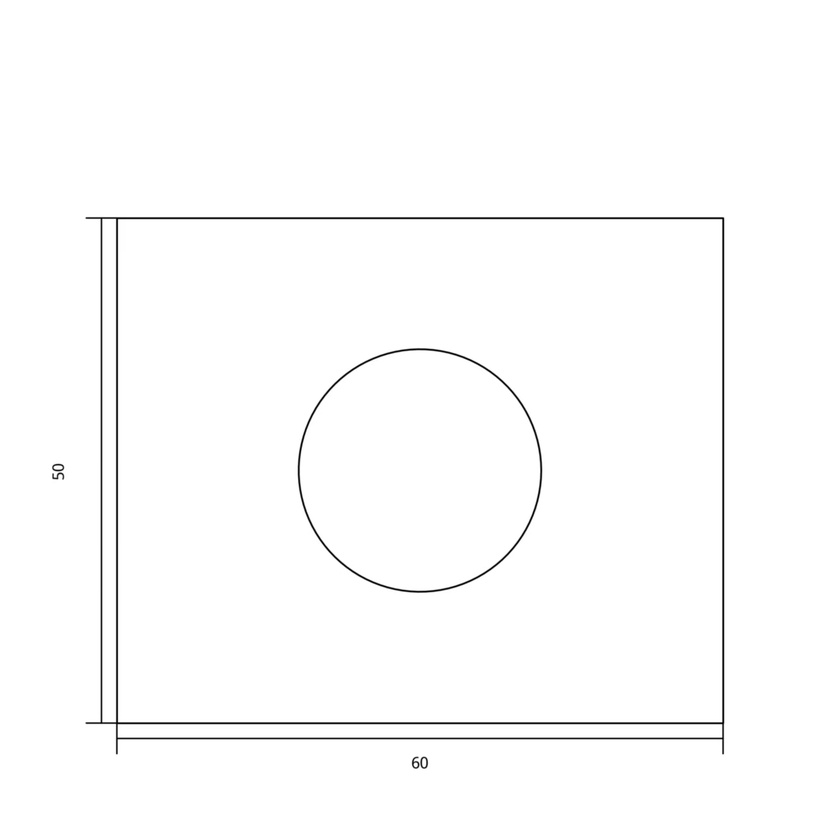
#> input picture data/real/real01.jpg, 840 x 840 px, shrunk from 1280 x 1280 before the run
$ python -i trace.py   (imports and definitions only)
#> lines starting #> are read from the running program, lines starting #| are printed output that depends on the picture; after the words box and inside, x2 and y2 are one past the last pixel; in counts of white or black regions, pixels touching at a corner belong together
#> further down, picture is the input picture: shape (840, 840, 3); min 0, max 255, mean 252.3
"""Topology-preserving engineering tracing and local geometric fitting."""
from __future__ import annotations

import math
import cv2
import numpy as np
from skimage.morphology import skeletonize

from emit.ir import Entity
from vectorize.arcs import kasa_fit


def ink_mask(image):
    gray = image if image.ndim == 2 else cv2.cvtColor(image, cv2.COLOR_BGR2GRAY)
    if gray.mean() < 127:
        gray = 255-gray
    # No region erasure: hatch, annotation, thin walls and frame stay available.
    _, ink = cv2.threshold(gray, 0, 255, cv2.THRESH_BINARY_INV+cv2.THRESH_OTSU)
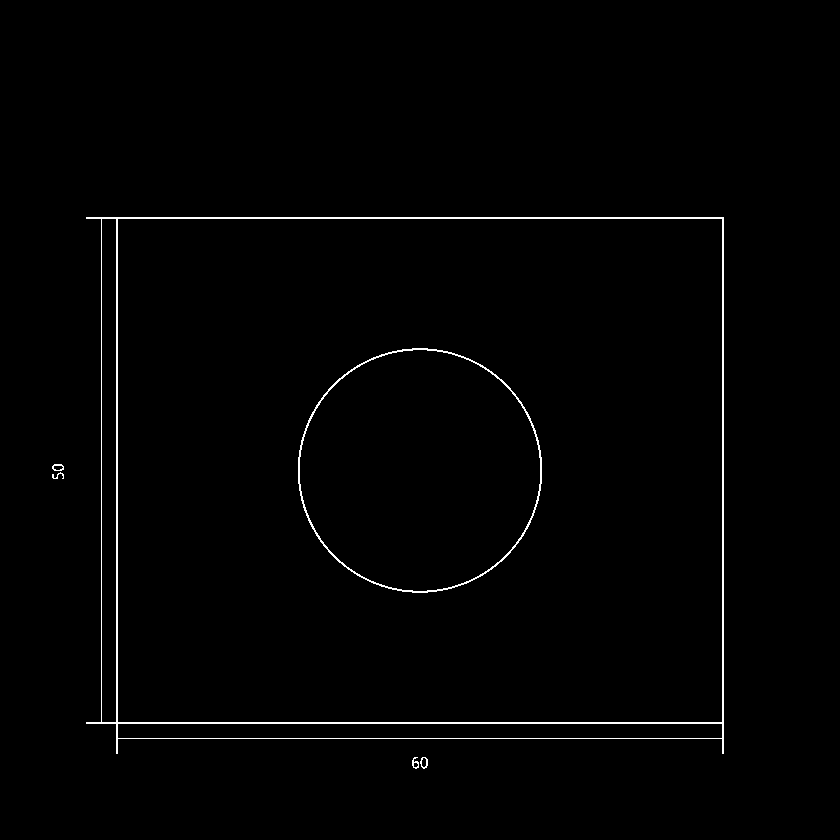
#> ink: shape (840, 840); 1.1% white in thin lines or dots, all inside (x1, y1, x2, y2) = (52, 217, 724, 769)
    n, labels, stats, _ = cv2.connectedComponentsWithStats(ink, connectivity=8)
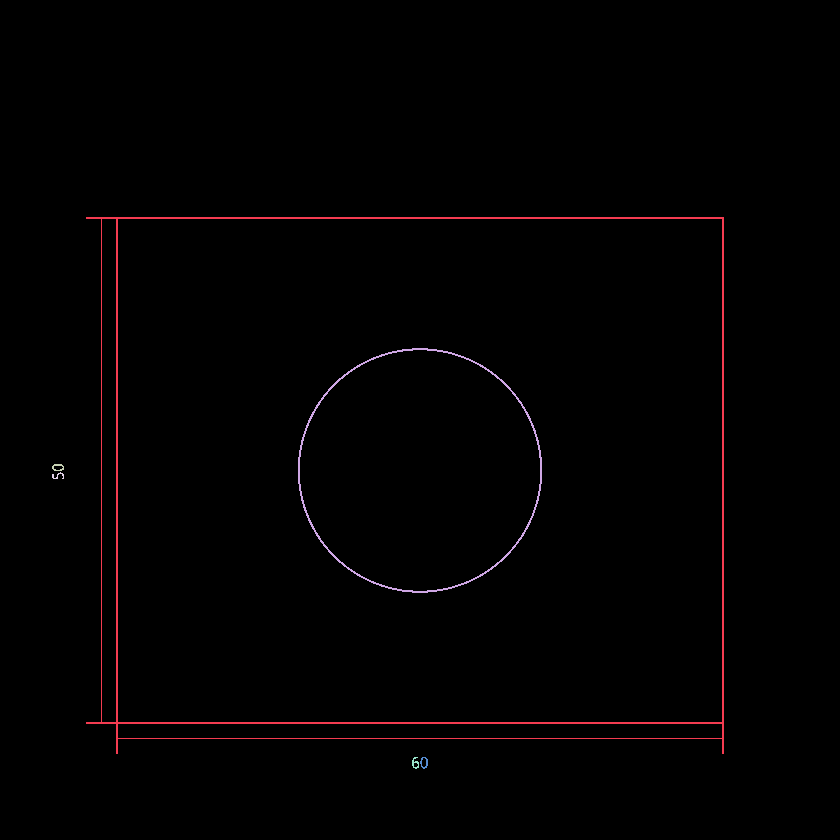
#> labels: shape (840, 840) int32; 7 distinct labels, from 0 to 6; one colour per label, 0 black
#> n = 7; stats = [[0, 0, 840, 840, 698129], [86, 217, 638, 537, 5791], [298, 348, 244, 245, 1516], [52, 464, 12, 7, 44], [52, 472, 12, 7, 33], [412, 757, 7, 12, 43], [420, 757, 8, 12, 44]]
    keep = np.zeros(n, np.uint8)
#> keep = [0, 0, 0, 0, 0, 0, 0]
    keep[1:] = (stats[1:, cv2.CC_STAT_AREA] >= 2)*255
    return keep[labels]


# [106 lines left out: functions trace_paths, prune_spurs, fit_path, trace_entities, not called in this run]


def skeleton(ink):
    return skeletonize(ink > 0)

>>> import cv2
>>> picture = cv2.imread('../data/real/real01.jpg')
>>> result = ink_mask(picture)

$ run again, on data/real/real02.jpg
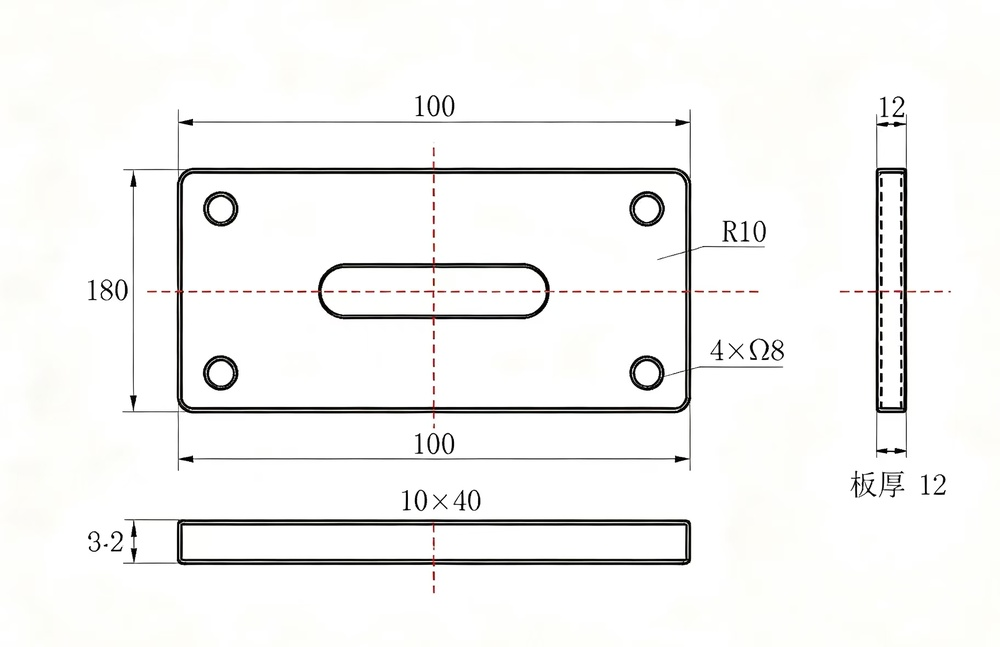
#> input picture data/real/real02.jpg, 1000 x 647 px, shrunk from 1824 x 1181 before the run
#> picture is the input picture: shape (647, 1000, 3); mean B, G, R 243.5, 244.8, 244.9
#> in ink_mask, `_, ink = cv2.threshold(gray, 0, 255, cv2.THRESH_BINARY_INV+cv2.THRESH_..`:
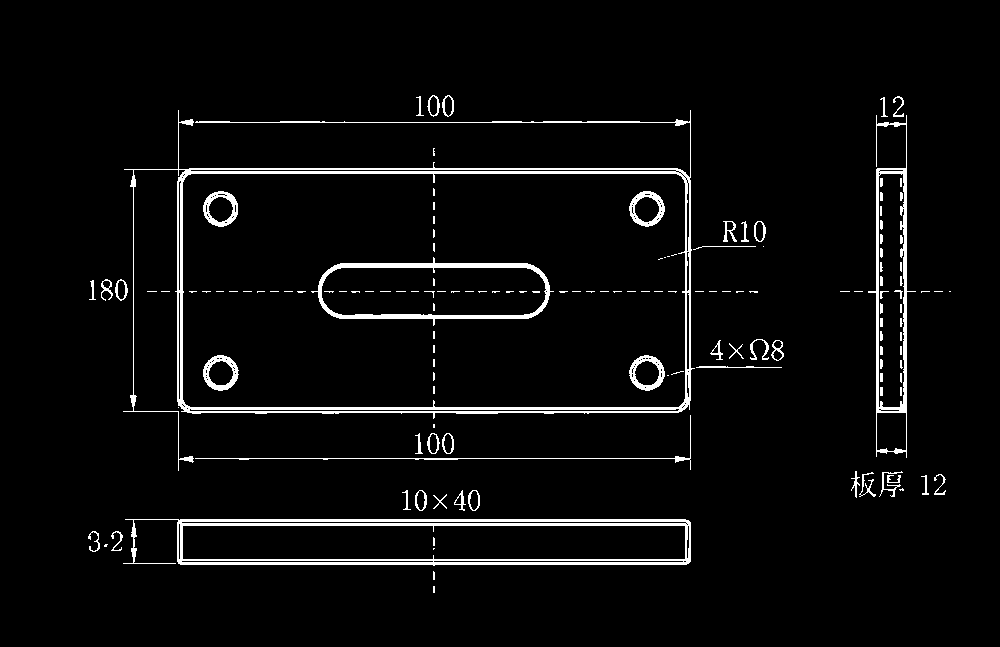
#> ink: shape (647, 1000); 4.1% white; 145 white regions (83 under 20 px), largest, box (x1, y1, x2, y2) and area: (123, 110, 695, 471) 8936, (123, 519, 691, 566) 6219, (311, 257, 554, 326) 2421
#> in ink_mask, `n, labels, stats, _ = cv2.connectedComponentsWithStats(ink, connectivi..`:
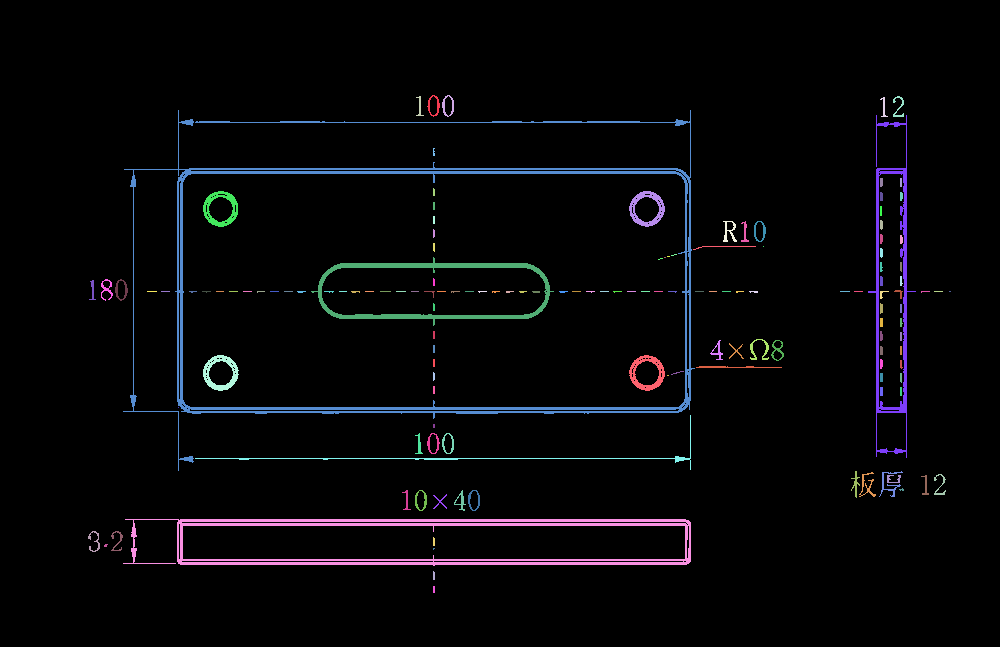
#> labels: shape (647, 1000) int32; 146 distinct labels, from 0 to 145; one colour per label, 0 black
#> n = 146; stats = 146 rows, first 6: [0, 0, 1000, 647, 620221], [427, 95, 13, 22, 93], [442, 95, 12, 22, 96], [416, 96, 8, 20, 50], [880, 97, 8, 20, 50], [893, 96, 11, 21, 80]

$ run again, on data/real/real03.jpg
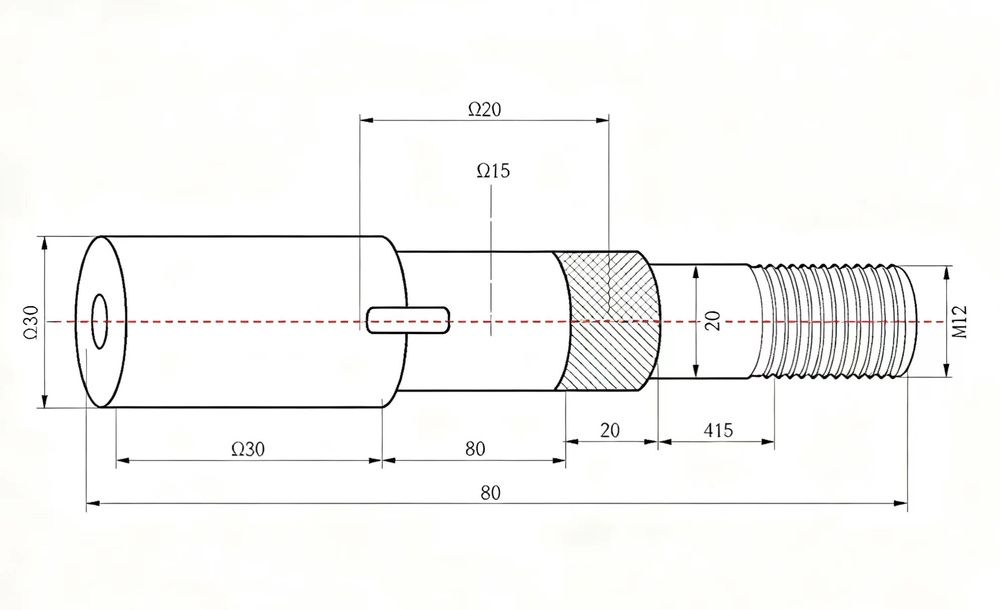
#> input picture data/real/real03.jpg, 1000 x 610 px, shrunk from 1992 x 1216 before the run
#> picture is the input picture: shape (610, 1000, 3); mean B, G, R 246.7, 248.3, 248.3
#> in ink_mask, `_, ink = cv2.threshold(gray, 0, 255, cv2.THRESH_BINARY_INV+cv2.THRESH_..`:
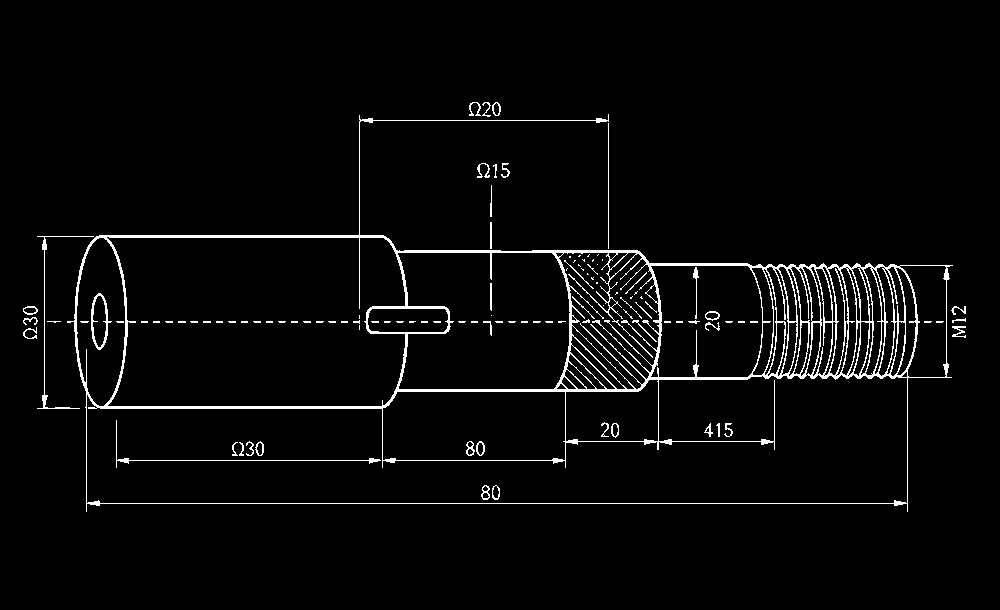
#> ink: shape (610, 1000); 3.3% white in thin lines or dots, all inside (x1, y1, x2, y2) = (23, 102, 966, 512)
#> in ink_mask, `n, labels, stats, _ = cv2.connectedComponentsWithStats(ink, connectivi..`:
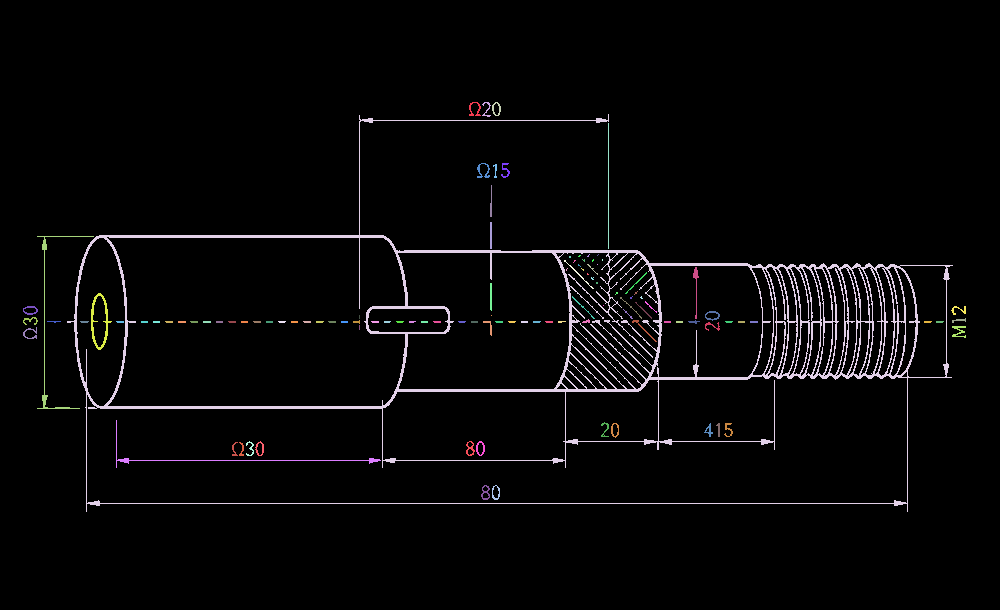
#> labels: shape (610, 1000) int32; 114 distinct labels, from 0 to 113; one colour per label, 0 black
#> n = 114; stats = 114 rows, first 6: [0, 0, 1000, 610, 589828], [469, 102, 12, 14, 68], [482, 102, 9, 15, 43], [492, 102, 9, 14, 53], [67, 114, 886, 398, 16327], [608, 123, 1, 126, 126]

$ run again, on data/real/real04.jpg
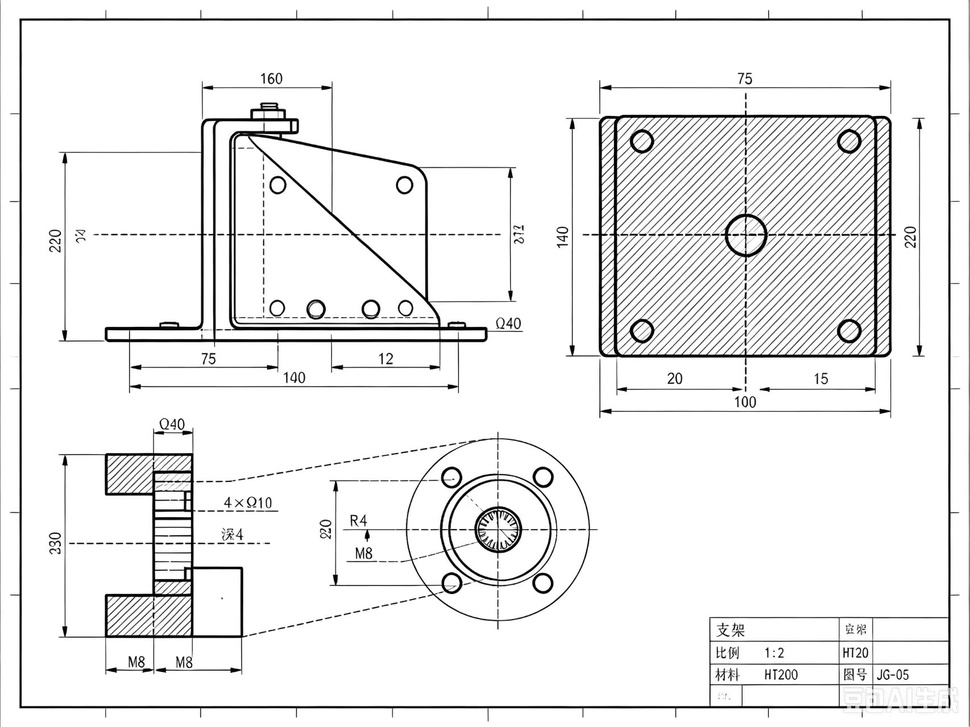
#> input picture data/real/real04.jpg, 970 x 727 px, shrunk from 1706 x 1279 before the run
#> picture is the input picture: shape (727, 970, 3); mean B, G, R 237.8, 237.8, 237.8
#> in ink_mask, `_, ink = cv2.threshold(gray, 0, 255, cv2.THRESH_BINARY_INV+cv2.THRESH_..`:
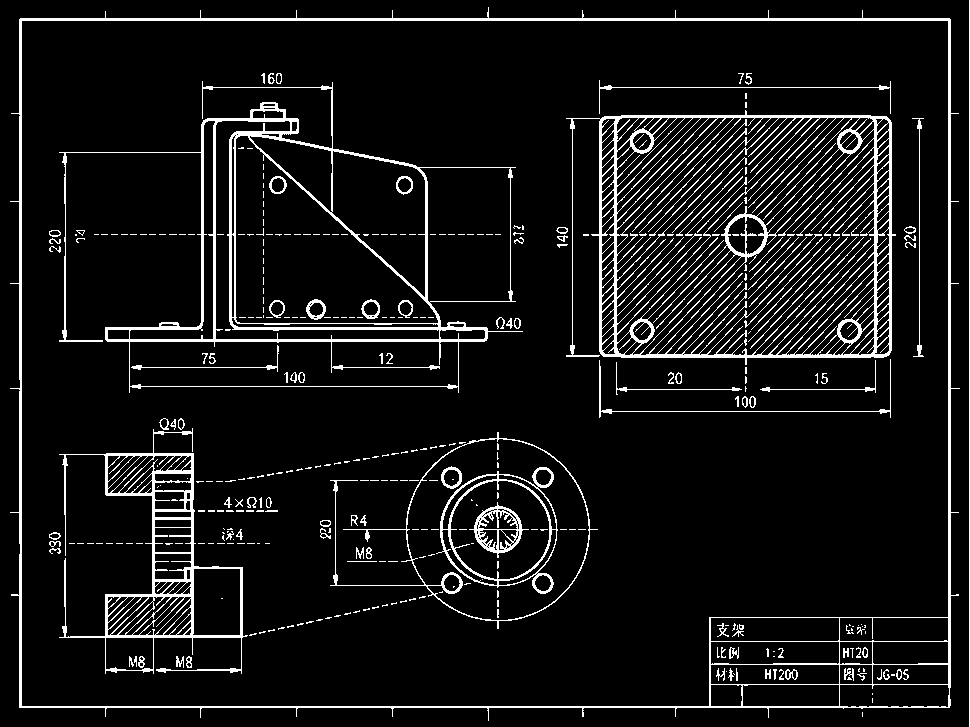
#> ink: shape (727, 970); 8.1% white in thin lines or dots
#> in ink_mask, `n, labels, stats, _ = cv2.connectedComponentsWithStats(ink, connectivi..`:
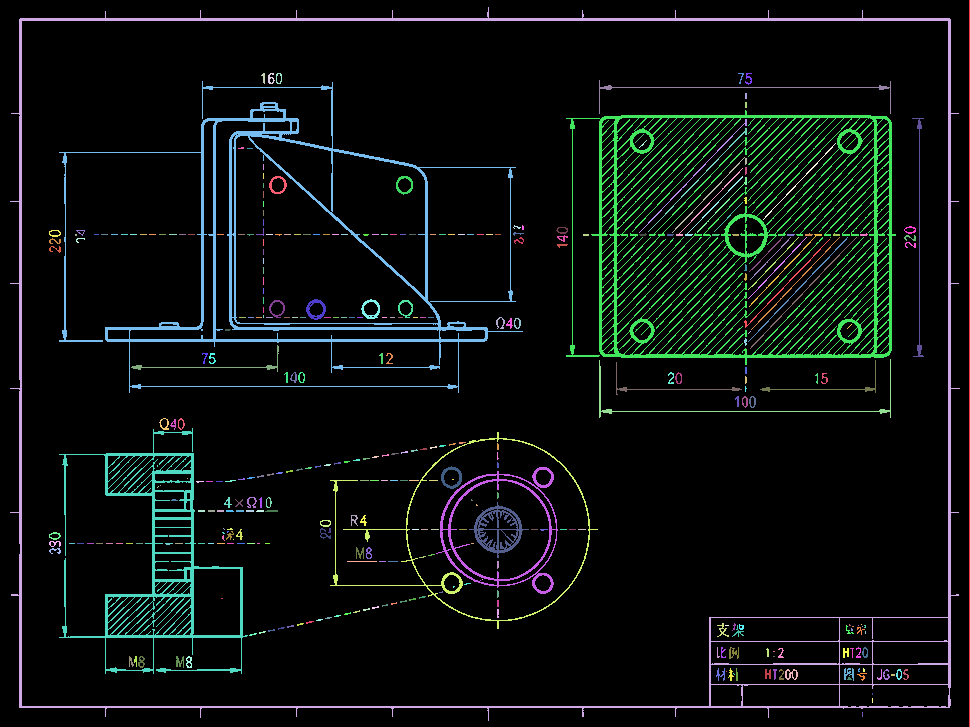
#> labels: shape (727, 970) int32; 372 distinct labels, from 0 to 371; one colour per label, 0 black
#> n = 372; stats = 372 rows, first 6: [0, 0, 969, 727, 648357], [969, 0, 1, 727, 727], [10, 7, 950, 714, 10448], [261, 73, 4, 11, 24], [268, 73, 7, 11, 41], [276, 73, 6, 11, 32]
